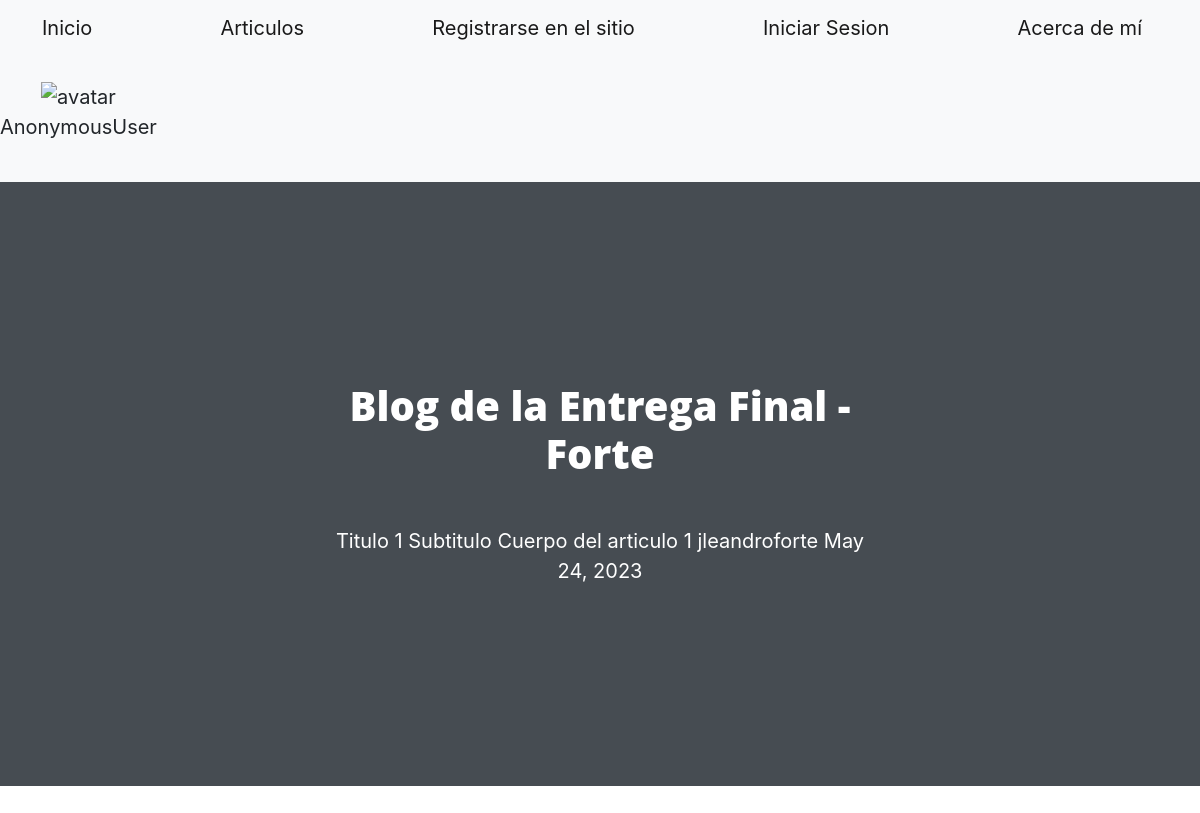
Page /AppBlog/pages/9/ on the committed database.
### AppBlog/models.py (models this page shows, shortened)
class Articulo(models.Model):
    titulo=models.CharField(max_length=999)
    subtitulo=models.CharField(max_length=999)
    cuerpo=models.TextField()
    fecha=models.DateField(null=False, blank=False, auto_now_add=True)
    autor=models.CharField(max_length=255)

### AppBlog/views.py (the view)
# urls.py: path('pages/<int:pk>/', ArticuloDetailView.as_view(), name="detalle_articulo"),
class ArticuloDetailView(DetailView):
    model = Articulo
    template_name = 'AppBlog/detalle_articulo.html'
    context_object_name = 'articulos'
    success_url = reverse_lazy('detalle_articulo')

### AppBlog/Templates/AppBlog/detalle_articulo.html
{% extends 'AppBlog/base.html' %}
{% load static %}
{% block content %}
{{articulos.titulo}}
{{articulos.subtitulo}}
{{articulos.cuerpo}}
{{articulos.autor}}
{{articulos.fecha}}
{%endblock%}

### rows in the picture
Articulo: titulo "Titulo 1", subtitulo "Subtitulo", cuerpo "Cuerpo del articulo 1", autor "jleandroforte", fecha "May 24, 2023"

### other values in the picture
{{ user }} "AnonymousUser"
